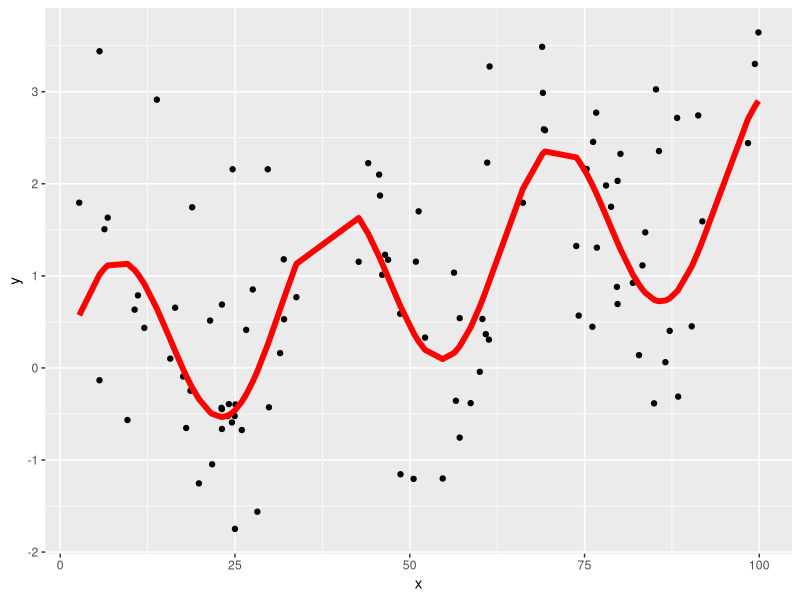
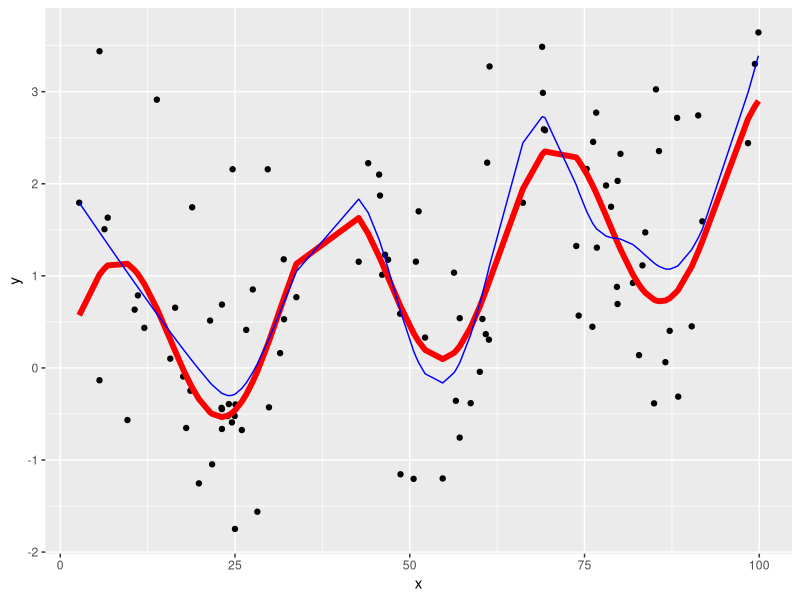
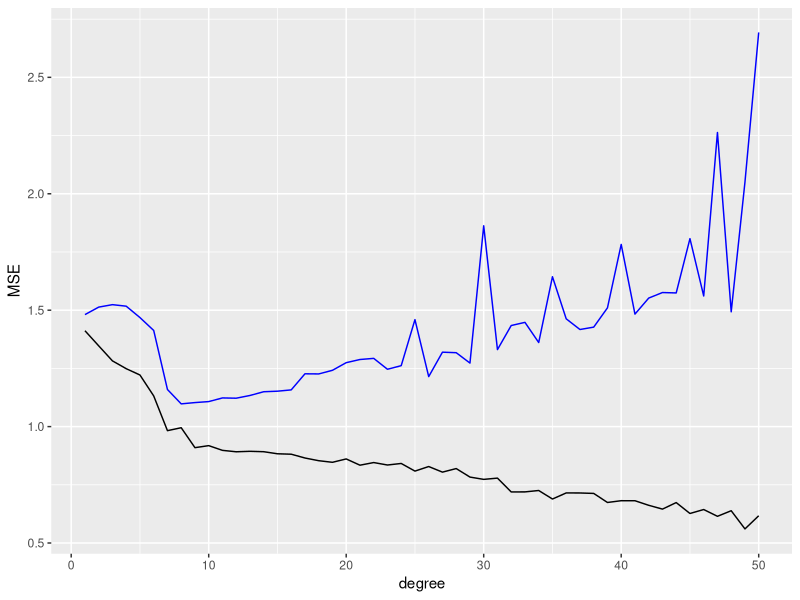

Here is the R script that generated these plots, in order:

set.seed(1986)

library(ggplot2)
library(splines)

trainx <- sort(runif(100,1,100))
trainy <- trainx/50 + sin(trainx/5) + rnorm(100)
train <- data.frame(x=trainx,y=trainy)

testx <- runif(10000,1,100)
testy <- testx/50 + sin(testx/5) + rnorm(10000)
test <- data.frame(x=testx, y=testy)

p <- qplot(x, y, data=train) +
  geom_line(aes(x, x/50 + sin(x/5)), data=train,
            col='red', size=2)

p

fit <- lm(y ~ ns(x, df=12), data=train)
p + geom_line(aes(x, y), data=data.frame(x=trainx, y=fitted(fit)),
              col='blue')


# MSE on training and test sets
trainingMSE <- testMSE <- numeric(50)
for(i in 1:50)
{
  fit <- lm(y ~ ns(x, df=i), data=train)
  trainingMSE[i] <- mean((train$y - fitted(fit))^2)
  testMSE[i] <- mean((test$y - predict(fit,newdata=test))^2)
}

qplot(degree, trainingMSE, geom="line",
     data=data.frame(degree=1:50, trainingMSE, testMSE)) +
  geom_line(aes(degree, testMSE), col='blue') +
  xlab("degree") + ylab("MSE")
